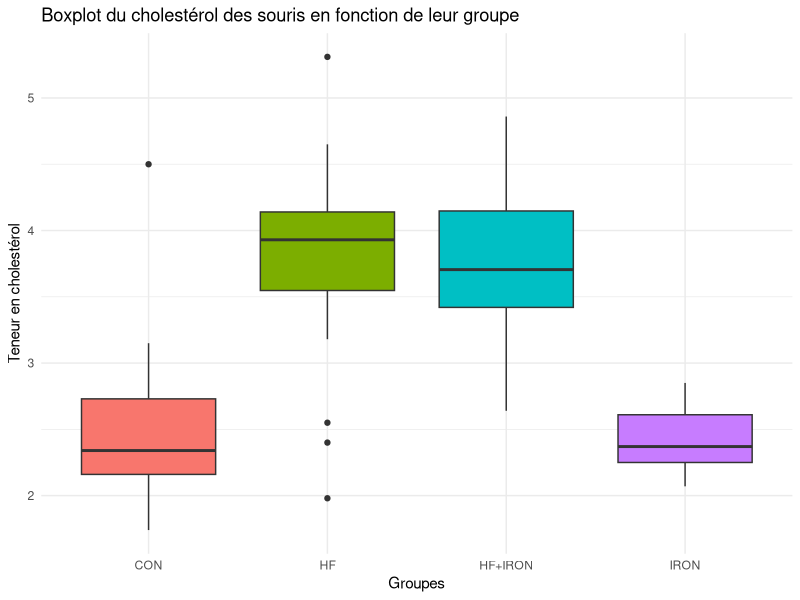
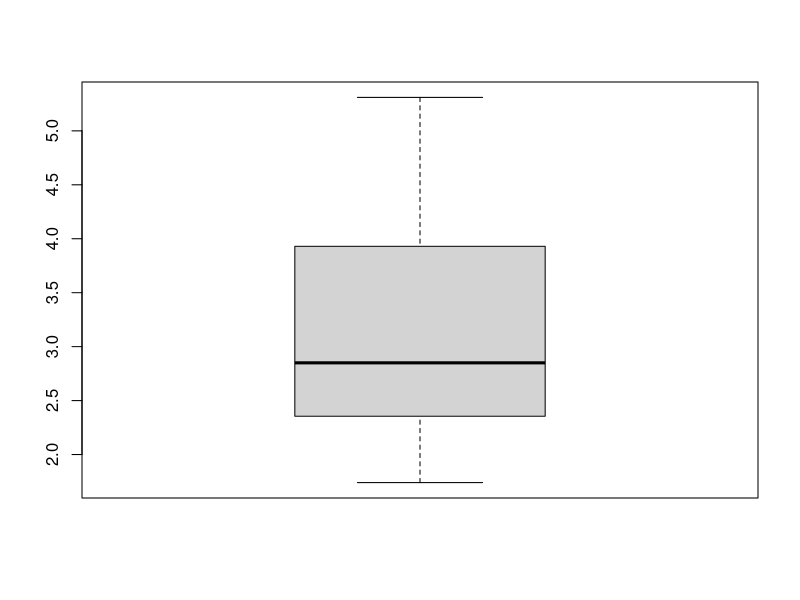
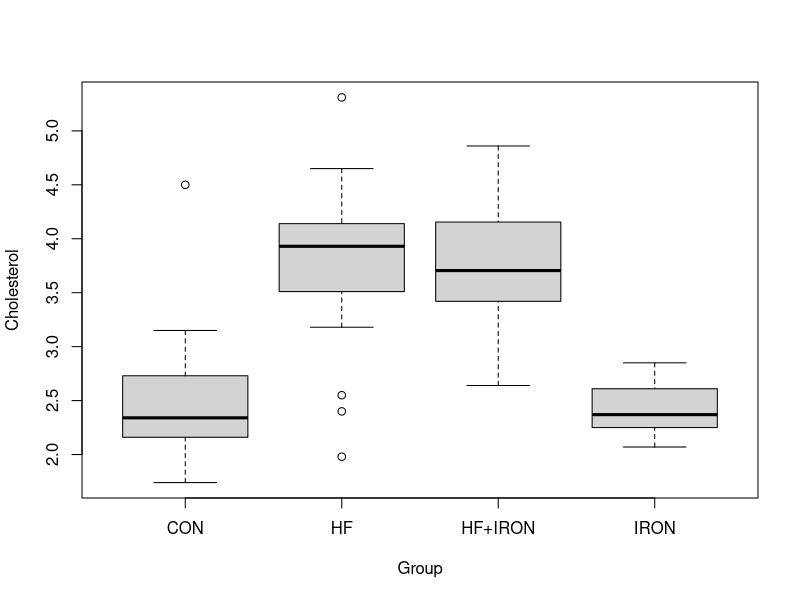
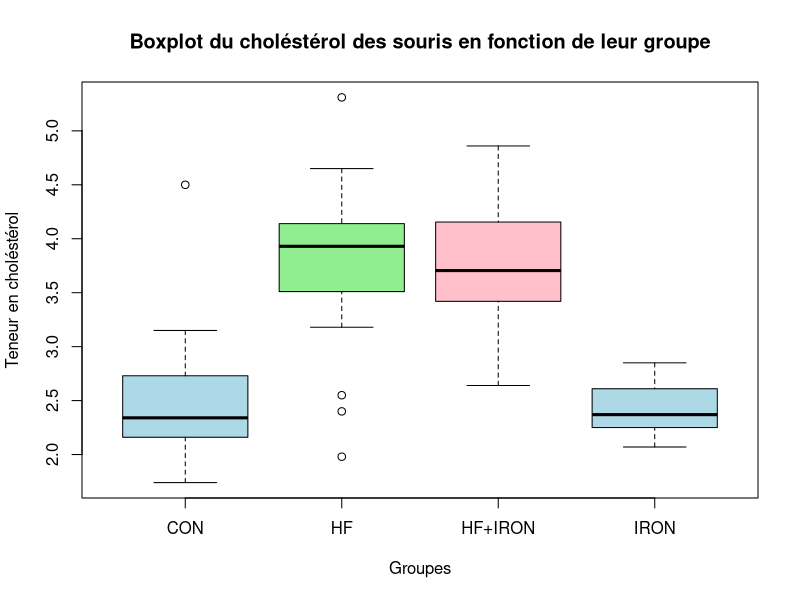

Recreate these plots in R, in order.
## ---- chunk 1
library(readr)
meta_data <- read_delim("Steatosis_phenotype.csv",
delim = ";", escape_double = FALSE, trim_ws = TRUE)
View(meta_data)
str(meta_data)
## ---- chunk 2
lines_with_na = which(is.na(apply(meta_data[,-c(2,4)], 1, sum)))
## ---- chunk 3
# Nombre total d'échantillons
total_samples <- nrow(meta_data)
cat("Nombre total de souris :", total_samples, "\n")

# Nombre de groupes de traitement
nb_groups <- length(unique(meta_data$Group))
cat("Nombre de groupes de traitement :", nb_groups, "\n")


samples_per_group <- table(meta_data$Group)
print("Nombre de souris par groupe :")
print(samples_per_group)

## ---- chunk 4
library(dplyr)
meta_data %>%
group_by(Group) %>%
summarise(mean = mean(Cholesterol,na.rm = TRUE),
std = sd(Cholesterol,na.rm = TRUE),
n = n())
## ---- chunk 5
library(ggplot2)

# Avec couleurs et thème
ggplot(meta_data, aes(x = Group, y = Cholesterol, fill = Group)) +
  geom_boxplot() +
  labs(title = "Boxplot du cholestérol des souris en fonction de leur groupe",
       x = "Groupes", 
       y = "Teneur en cholestérol") +
  theme_minimal() +
  theme(legend.position = "none") 
## ---- chunk 6
# boxplot pour l'entièreté du jeu de données
boxplot(meta_data$Cholesterol)

# Boxplot par groupe
boxplot(Cholesterol ~ Group, data = meta_data)

# avec des couleurs
boxplot(Cholesterol ~ Group, 
        data = meta_data,
        main = "Boxplot du choléstérol des souris en fonction de leur groupe",
        xlab = "Groupes",
        ylab = "Teneur en choléstérol",
        col = c("lightblue", "lightgreen", "pink"))
## ---- chunk 7
library(tidyr) #rajout de la librarie nécessaire 

df.explore = meta_data[,-c(1,4)]
resume_stats <- df.explore %>%
pivot_longer(cols = -Group,
names_to = "Variable",
values_to = "Valeur") %>%
group_by(Group, Variable) %>%
summarise(
Mean = mean(Valeur, na.rm = TRUE),
SD = sd(Valeur, na.rm = TRUE),
.groups = "drop"
)
